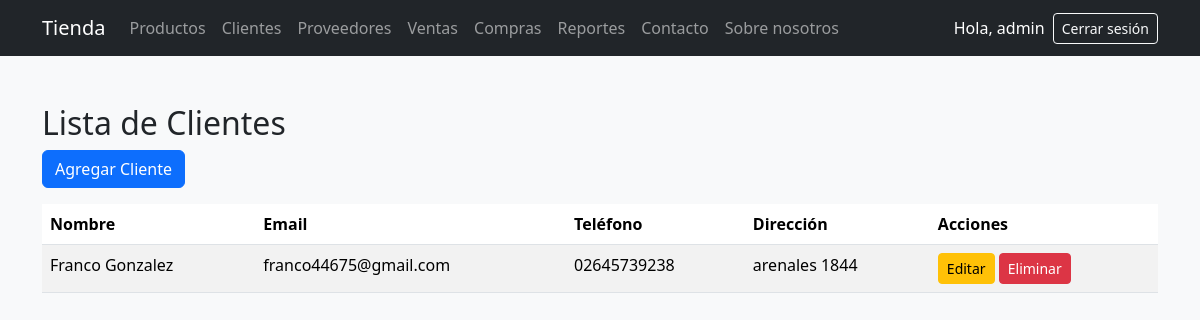
Screenshot of /clientes (signed in) with the database file from the repository.
### tables this page shows
CREATE TABLE clientes (
    id INTEGER PRIMARY KEY AUTOINCREMENT,
    nombre TEXT NOT NULL,
    email TEXT,
    telefono TEXT,
    direccion TEXT
);

### application.py (the view)
@app.route('/clientes')
def clientes():
    if 'usuario' not in session:
        return redirect('/login')
    lista = obtener_clientes()
    return render_template('clientes.html', clientes=lista)

### application.py (called while the page is built)
def obtener_clientes():
    conn = sqlite3.connect("db/tienda.db")
    cursor = conn.cursor()
    cursor.execute("SELECT id, nombre, email, telefono, direccion FROM clientes")
    clientes = cursor.fetchall()
    conn.close()
    return clientes

### templates/clientes.html
{% extends "base.html" %}
{% block content %}
<h2>Lista de Clientes</h2>
<a href="/agregar-cliente" class="btn btn-primary mb-3">Agregar Cliente</a>
<table class="table table-striped">
  <thead>
    <tr>
      <th>Nombre</th>
      <th>Email</th>
      <th>Teléfono</th>
      <th>Dirección</th>
      <th>Acciones</th>
    </tr>
  </thead>
  <tbody>
    {% for cliente in clientes %}
    <tr>
      <td>{{ cliente[1] }}</td>
      <td>{{ cliente[2] }}</td>
      <td>{{ cliente[3] }}</td>
      <td>{{ cliente[4] }}</td>
      <td>
        <a href="/editar-cliente/{{ cliente[0] }}" class="btn btn-sm btn-warning">Editar</a>
        <form method="POST" action="/eliminar-cliente/{{ cliente[0] }}" style="display:inline;">
          <button type="submit" class="btn btn-sm btn-danger" onclick="return confirm('¿Seguro querés eliminar este cliente?');">Eliminar</button>
        </form>
      </td>
    </tr>
    {% endfor %}
  </tbody>
</table>
{% endblock %}

### rows the page displays
clientes: nombre "Franco Gonzalez", email "franco44675@gmail.com", telefono "02645739238", direccion "arenales 1844"

### other values shown
{{ session['usuario'] }} "admin"
